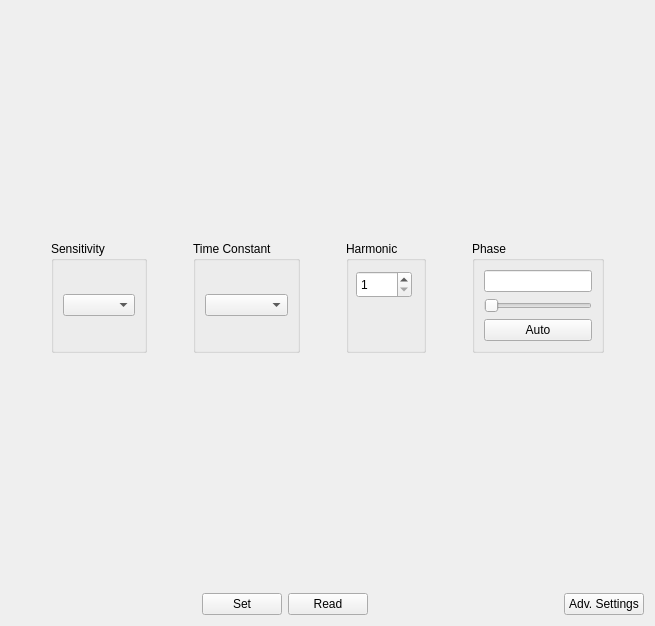
      <widget class="QWidget" name="tab_Lockin">
       <attribute name="title">
        <string>Lock-In Amp</string>
       </attribute>
       <attribute name="toolTip">
        <string>&lt;html&gt;&lt;head/&gt;&lt;body&gt;&lt;p&gt;&lt;span style=&quot; font-weight:600;&quot;&gt;CASAC GUI - Lockin Amplifier&lt;/span&gt;&lt;/p&gt;&lt;p&gt;&lt;span style=&quot; font-style:italic;&quot;&gt;Usage&lt;/span&gt;:&lt;br/&gt;Control all the parameters relevant to the lockin amplifier (SRS SR830).&lt;/p&gt;&lt;p&gt;&lt;span style=&quot; font-style:italic;&quot;&gt;Keyboard Shortcuts&lt;/span&gt;:&lt;br/&gt;Escape - Exit the GUI&lt;br/&gt;Ctrl+PgDwn / Ctrl+Tab - Next tab&lt;br/&gt;Ctrl+PgUp / Ctrl+Shift+Tab - Previous tab&lt;br/&gt;Ctrl+R - Read current settings from the instrument&lt;br/&gt;Ctrl+S - Set current setttings to the instrument&lt;/p&gt;&lt;p&gt;&lt;span style=&quot; font-style:italic;&quot;&gt;Mouse Shortcuts&lt;/span&gt;:&lt;br/&gt;(nothing special)&lt;/p&gt;&lt;/body&gt;&lt;/html&gt;</string>
       </attribute>
       <layout class="QVBoxLayout" name="verticalLayout_17">
        <item>
         <spacer name="verticalSpacer_6">
          <property name="orientation">
           <enum>Qt::Vertical</enum>
          </property>
          <property name="sizeHint" stdset="0">
           <size>
            <width>20</width>
            <height>230</height>
           </size>
          </property>
         </spacer>
        </item>
        <item>
         <layout class="QHBoxLayout" name="horizontalLayout_7">
          <item>
           <spacer name="horizontalSpacer_8">
            <property name="orientation">
             <enum>Qt::Horizontal</enum>
            </property>
            <property name="sizeHint" stdset="0">
             <size>
              <width>40</width>
              <height>20</height>
             </size>
            </property>
           </spacer>
          </item>
          <item>
           <widget class="QGroupBox" name="group_LockinSensitivity">
            <property name="title">
             <string>Sensitivity</string>
            </property>
            <property name="flat">
             <bool>false</bool>
            </property>
            <layout class="QVBoxLayout" name="verticalLayout_13">
             <item>
              <widget class="QComboBox" name="combo_LockinSensitivity"/>
             </item>
            </layout>
           </widget>
          </item>
          <item>
           <spacer name="horizontalSpacer">
            <property name="orientation">
             <enum>Qt::Horizontal</enum>
            </property>
            <property name="sizeHint" stdset="0">
             <size>
              <width>40</width>
              <height>20</height>
             </size>
            </property>
           </spacer>
          </item>
          <item>
           <widget class="QGroupBox" name="group_LockinTau">
            <property name="title">
             <string>Time Constant</string>
            </property>
            <layout class="QVBoxLayout" name="verticalLayout_12">
             <item>
              <widget class="QComboBox" name="combo_LockinTau"/>
             </item>
            </layout>
           </widget>
          </item>
          <item>
           <spacer name="horizontalSpacer_2">
            <property name="orientation">
             <enum>Qt::Horizontal</enum>
            </property>
            <property name="sizeHint" stdset="0">
             <size>
              <width>40</width>
              <height>20</height>
             </size>
            </property>
           </spacer>
          </item>
          <item>
           <widget class="QGroupBox" name="group_LockinHarmonic">
            <property name="title">
             <string>Harmonic</string>
            </property>
            <widget class="QSpinBox" name="combo_LockinHarmonic">
             <property name="geometry">
              <rect>
               <x>10</x>
               <y>30</y>
               <width>56</width>
               <height>27</height>
              </rect>
             </property>
             <property name="minimum">
              <number>1</number>
             </property>
             <property name="maximum">
              <number>4</number>
             </property>
            </widget>
           </widget>
          </item>
          <item>
           <spacer name="horizontalSpacer_3">
            <property name="orientation">
             <enum>Qt::Horizontal</enum>
            </property>
            <property name="sizeHint" stdset="0">
             <size>
              <width>40</width>
              <height>20</height>
             </size>
            </property>
           </spacer>
          </item>
          <item>
           <widget class="QGroupBox" name="group_LockinPhase">
            <property name="title">
             <string>Phase</string>
            </property>
            <layout class="QVBoxLayout" name="verticalLayout_11">
             <item>
              <layout class="QGridLayout" name="gridLayout">
               <item row="0" column="0">
                <widget class="ScrollableText" name="txt_LockinPhase"/>
               </item>
               <item row="4" column="0">
                <widget class="QPushButton" name="btn_LockinPhaseAuto">
                 <property name="text">
                  <string>Auto</string>
                 </property>
                </widget>
               </item>
               <item row="3" column="0">
                <widget class="DoubleSlider" name="slider_LockinPhase">
                 <property name="orientation">
                  <enum>Qt::Horizontal</enum>
                 </property>
                 <property name="tickPosition">
                  <enum>QSlider::NoTicks</enum>
                 </property>
                </widget>
               </item>
              </layout>
             </item>
            </layout>
           </widget>
          </item>
          <item>
           <spacer name="horizontalSpacer_9">
            <property name="orientation">
             <enum>Qt::Horizontal</enum>
            </property>
            <property name="sizeHint" stdset="0">
             <size>
              <width>40</width>
              <height>20</height>
             </size>
            </property>
           </spacer>
          </item>
         </layout>
        </item>
        <item>
         <spacer name="verticalSpacer_5">
          <property name="orientation">
           <enum>Qt::Vertical</enum>
          </property>
          <property name="sizeHint" stdset="0">
           <size>
            <width>20</width>
            <height>234</height>
           </size>
          </property>
         </spacer>
        </item>
        <item>
         <layout class="QHBoxLayout" name="layout_LockinButtons">
          <item>
           <spacer name="horizontalSpacer_6">
            <property name="orientation">
             <enum>Qt::Horizontal</enum>
            </property>
            <property name="sizeHint" stdset="0">
             <size>
              <width>40</width>
              <height>20</height>
             </size>
            </property>
           </spacer>
          </item>
          <item>
           <widget class="QPushButton" name="btn_LockinSetValues">
            <property name="text">
             <string>Set</string>
            </property>
           </widget>
          </item>
          <item>
           <widget class="QPushButton" name="btn_LockinReadValues">
            <property name="text">
             <string>Read</string>
            </property>
           </widget>
          </item>
          <item>
           <spacer name="horizontalSpacer_7">
            <property name="orientation">
             <enum>Qt::Horizontal</enum>
            </property>
            <property name="sizeHint" stdset="0">
             <size>
              <width>40</width>
              <height>20</height>
             </size>
            </property>
           </spacer>
          </item>
          <item>
           <widget class="QPushButton" name="btn_AdvSettingsLockin">
            <property name="text">
             <string>Adv. Settings</string>
            </property>
           </widget>
          </item>
         </layout>
        </item>
       </layout>
      </widget>
